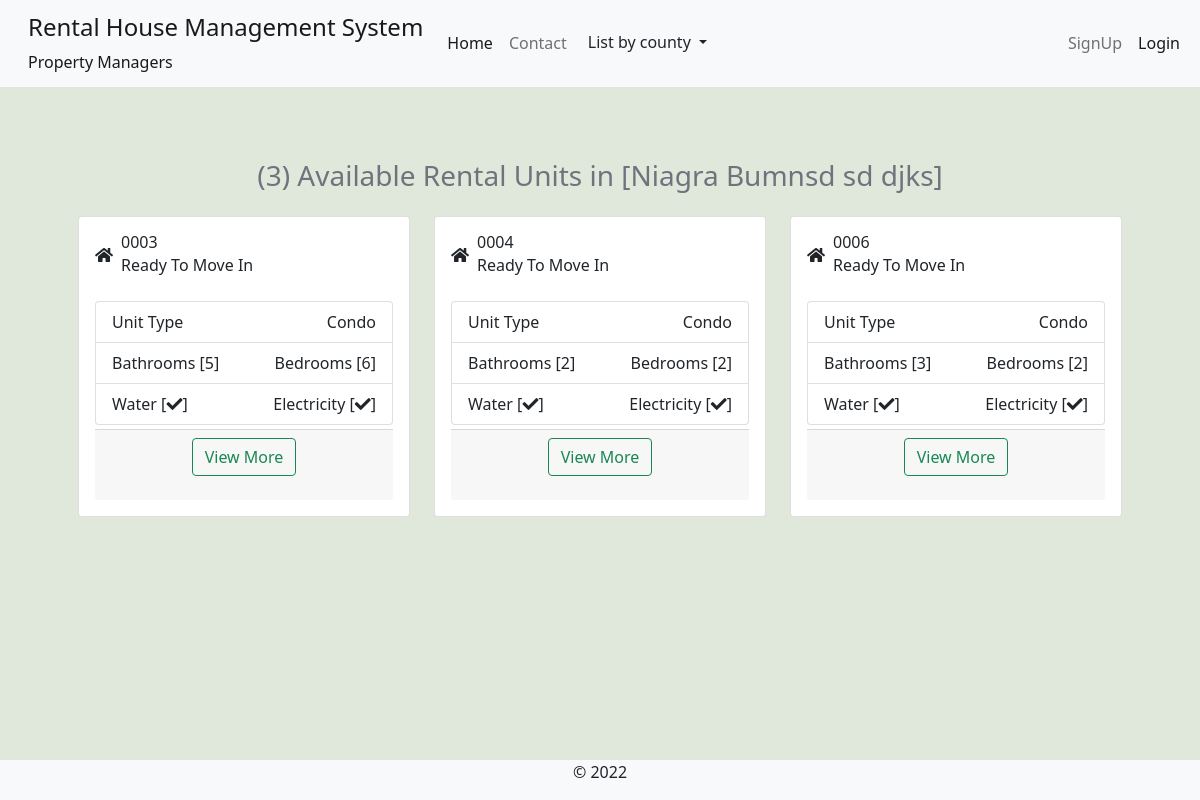
The app's page /building-units/niagra-bumnsd-sd-djks/, older data.
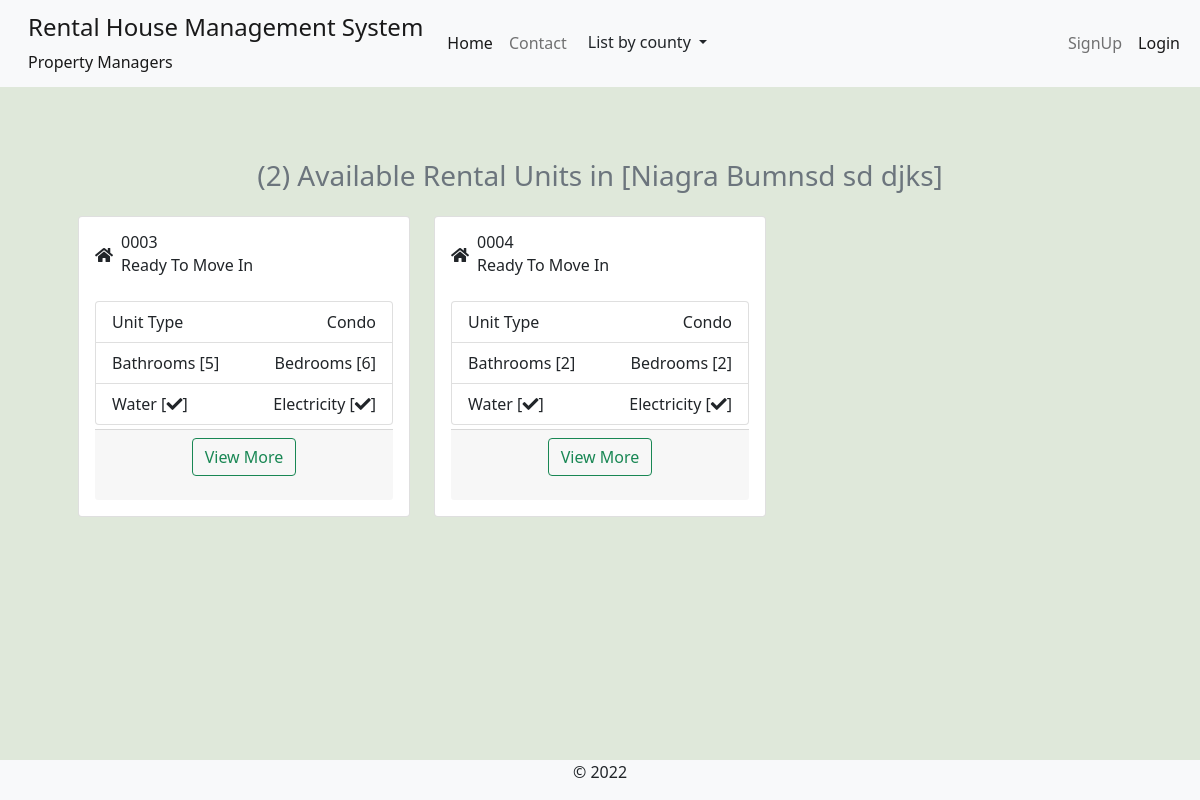
The same page, newer data.
### rental_property/models.py (models this page shows, shortened)
class RentalUnit(models.Model):
    MAINTANANCE_STATUS_CHOICES = [
        ('nm', 'Unchechecked Report'),
        ('ip', 'Initiating Inspection'),
        ('ir', 'Maintanance In Progress'),
        ('op', 'No Active Reports'),
        ('rm', 'Remove'),
    ]
    STATUS_CHOICES = [
        ('occupied', 'Currently Occupied'),
        ('ready', 'Ready To Move In'),
        ('hold', 'On Hold'),
        ('maintanance', 'Under Maintanance'),
    ]
    building = models.ForeignKey(Building, on_delete=models.CASCADE)
    unit_type = models.ForeignKey(UnitType, on_delete=models.CASCADE)
    added_by = models.ForeignKey(User, on_delete=models.CASCADE)
    unit_number = models.CharField(max_length=50)
    slug = models.SlugField(max_length=50, unique=True, blank=True, null=True, help_text='This field is autogenerated')
    bathrooms = models.PositiveIntegerField()
    bedrooms = models.PositiveIntegerField()
    dimension = models.CharField(max_length=50)
    kitchen = models.BooleanField(default=True)
    status = models.CharField(max_length=20, choices=STATUS_CHOICES)
    maintanance_status = models.CharField(max_length=6, choices=MAINTANANCE_STATUS_CHOICES, default='op')
    total_occupants = models.PositiveIntegerField(help_text="Number of people in the unit", null=True, blank=True)
    water_available = models.BooleanField(default=True)
    electricity_available = models.BooleanField(default=True)
    added = models.DateTimeField(default=datetime.now)
    updated = models.DateTimeField(auto_now=True)
    class Meta:
        unique_together = ('building', 'unit_number')

class UnitType(models.Model):
    name = models.CharField(max_length=55)
    slug = models.SlugField(max_length=55, unique=True)
    added_by = models.ForeignKey(User, on_delete=models.DO_NOTHING)
    added = models.DateTimeField(default=datetime.now)
    updated = models.DateTimeField(auto_now=True)
    def __str__(self):
        return f"{self.name}"
    class Meta:
        ordering = ('name',)
        verbose_name_plural = 'Available Unit Types'

### rental_property/views.py (the view)
# urls.py: path('building-units/<slug:building_slug>/', views.open_building_units, name='building-units'),
def open_building_units(request, building_slug):
    building = get_object_or_404(Building, slug=building_slug)
    rental_units = RentalUnit.objects.filter(building=building, status='ready')
    unit_count = rental_units.count()
    context = {'unit_count': unit_count, 'rental_units':rental_units, 'building': building}
    return render(request, 'rental_property/building-units.html', context)

### rental_property/context_processors.py (called while the page is built)
def counties_links(request):
    county_links = Counties.objects.all()
    return dict(county_links=county_links)

def my_managed_buildings(request):
    user_instance = request.user
    if user_instance.is_authenticated:
        manager_instance = Managers.objects.filter(associated_account=user_instance)[:1]
        managed_buildings = Building.objects.filter(manager=manager_instance)
        return dict(managed_buildings=managed_buildings)
    else:
        return {'False': False,}

### rental_property/models.py (called while the page is built)
    def get_url(self):
        return reverse('by-county', args=[self.slug])

### rental_property/templates/rental_property/building-units.html (shortened to what this page needs)
{% extends 'base.html' %}
{% block content %}
<br/>
<section class="container p-5">
    <div class="d-grid gap-2 mb-3 text-center">
        <span class="btn-outline-secondary" ><h3> ({{unit_count}})  Available Rental Units in [{{building.name}}] </h3></span>
      </div>
    <div class="row row-cols-1 row-cols-md-3 g-4">
        {% for unit in rental_units %}
        <div class="col-md-4">
            <div class="card p-3 mb-2">
                <div class="d-flex justify-content-between">
                    <div class="d-flex flex-row align-items-center">
                        <div class="icon"> <em class="fa fa-home"></em> </div>
                        <div class="ms-2 c-details">
                            <h6 class="mb-0">{{unit.unit_number}}</h6> <span>{{unit.get_status_display}} </span>
                        </div>
                    </div>
                </div>
                <div class="mt-4">
                    <ul class="list-group">
                        <li class="list-group-item d-flex justify-content-between align-items-center">Unit Type
                            <span>{{unit.unit_type}}</span>
                        </li>
                        <li class="list-group-item d-flex justify-content-between align-items-center">Bathrooms [{{unit.bathrooms}}]
                            <span>Bedrooms [{{unit.bedrooms}}] </span>
                        </li>
                        <li class="list-group-item d-flex justify-content-between align-items-center">
                            <span>{% if unit.water_available %} Water [<em class="fa fa-check"></em>]{% endif %}</span>
                            <span>{% if unit.electricity_available %} Electricity [<em class="fa fa-check"></em>] {% endif %}</span>
                        </li>
                      </ul>
                    <div class="card-footer mt-1">
                        <p class="text-center">
                            <a href="{% url 'unit-details' unit.building.slug unit.slug %}" class="btn btn-outline-success">View More</a>
                        </p>
                      </div>
                </div>
            </div>
        </div>
        {% empty %}
        <div class="col-md-4">
            <div class="card p-3 mb-2">
                <p> There are no empty units at the moment, Please try again later! </p>
            </div>
        </div>
        {% endfor%}
    </div>
</section>
{% endblock %}

Row changes from the older to the newer data that the page shows:
no longer on this page (row edited): RentalUnit: unit_number "0006", status "Ready To Move In", unit_type "Condo", bathrooms "3", bedrooms "2", water_available "Water [", electricity_available "Electricity ["
Text that changed along with them:
{{ unit_count }}: "3" → "2"
